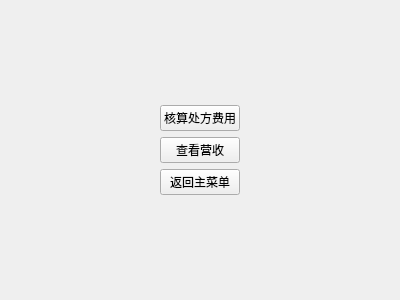
<?xml version="1.0" encoding="UTF-8"?>
<ui version="4.0">
 <class>CashierWindow</class>
 <widget class="QWidget" name="CashierWindow">
  <property name="geometry">
   <rect>
    <x>0</x>
    <y>0</y>
    <width>400</width>
    <height>300</height>
   </rect>
  </property>
  <property name="windowTitle">
   <string>校医院门诊就诊管理系统——收费员界面</string>
  </property>
  <layout class="QGridLayout" name="gridLayout">
   <item row="0" column="1">
    <spacer name="verticalSpacer_2">
     <property name="orientation">
      <enum>Qt::Orientation::Vertical</enum>
     </property>
     <property name="sizeHint" stdset="0">
      <size>
       <width>20</width>
       <height>79</height>
      </size>
     </property>
    </spacer>
   </item>
   <item row="1" column="0">
    <spacer name="horizontalSpacer">
     <property name="orientation">
      <enum>Qt::Orientation::Horizontal</enum>
     </property>
     <property name="sizeHint" stdset="0">
      <size>
       <width>125</width>
       <height>20</height>
      </size>
     </property>
    </spacer>
   </item>
   <item row="1" column="1">
    <layout class="QVBoxLayout" name="verticalLayout">
     <item>
      <widget class="QPushButton" name="CalculateButton">
       <property name="text">
        <string>核算处方费用</string>
       </property>
      </widget>
     </item>
     <item>
      <widget class="QPushButton" name="RevenueButton">
       <property name="text">
        <string>查看营收</string>
       </property>
      </widget>
     </item>
     <item>
      <widget class="QPushButton" name="BackButton">
       <property name="text">
        <string>返回主菜单</string>
       </property>
      </widget>
     </item>
    </layout>
   </item>
   <item row="1" column="2">
    <spacer name="horizontalSpacer_2">
     <property name="orientation">
      <enum>Qt::Orientation::Horizontal</enum>
     </property>
     <property name="sizeHint" stdset="0">
      <size>
       <width>125</width>
       <height>20</height>
      </size>
     </property>
    </spacer>
   </item>
   <item row="2" column="1">
    <spacer name="verticalSpacer">
     <property name="orientation">
      <enum>Qt::Orientation::Vertical</enum>
     </property>
     <property name="sizeHint" stdset="0">
      <size>
       <width>20</width>
       <height>79</height>
      </size>
     </property>
    </spacer>
   </item>
  </layout>
 </widget>
 <resources/>
 <connections/>
</ui>
